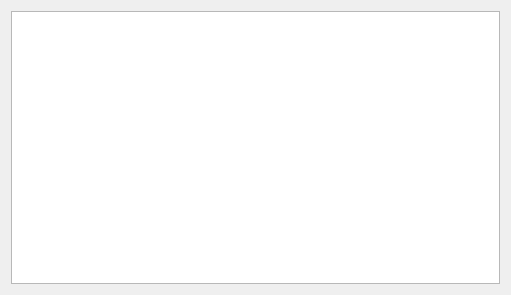
<?xml version="1.0" encoding="UTF-8"?>
<ui version="4.0">
 <class>QReporteDetalle</class>
 <widget class="QDialog" name="QReporteDetalle">
  <property name="geometry">
   <rect>
    <x>0</x>
    <y>0</y>
    <width>511</width>
    <height>295</height>
   </rect>
  </property>
  <property name="windowTitle">
   <string>Dialog</string>
  </property>
  <layout class="QVBoxLayout" name="verticalLayout">
   <item>
    <widget class="QTableView" name="tableView"/>
   </item>
  </layout>
 </widget>
 <resources/>
 <connections/>
</ui>
